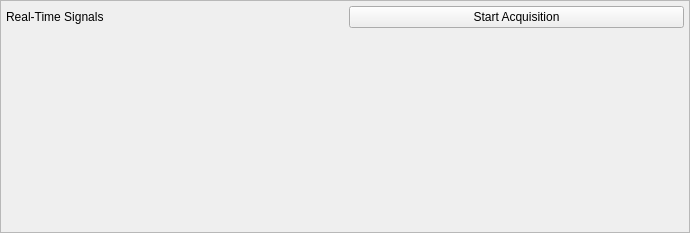
       <widget class="QFrame" name="RTSignalVizFrame">
        <property name="sizePolicy">
         <sizepolicy hsizetype="Expanding" vsizetype="Preferred">
          <horstretch>0</horstretch>
          <verstretch>4</verstretch>
         </sizepolicy>
        </property>
        <property name="minimumSize">
         <size>
          <width>690</width>
          <height>150</height>
         </size>
        </property>
        <property name="maximumSize">
         <size>
          <width>16777215</width>
          <height>340</height>
         </size>
        </property>
        <property name="styleSheet">
         <string notr="true"/>
        </property>
        <property name="frameShape">
         <enum>QFrame::StyledPanel</enum>
        </property>
        <property name="frameShadow">
         <enum>QFrame::Raised</enum>
        </property>
        <layout class="QVBoxLayout" name="verticalLayout_7">
         <property name="spacing">
          <number>7</number>
         </property>
         <property name="leftMargin">
          <number>5</number>
         </property>
         <property name="topMargin">
          <number>5</number>
         </property>
         <property name="rightMargin">
          <number>5</number>
         </property>
         <property name="bottomMargin">
          <number>5</number>
         </property>
         <item>
          <layout class="QGridLayout" name="gridLayout">
           <item row="0" column="1">
            <widget class="QPushButton" name="StartPushButton">
             <property name="maximumSize">
              <size>
               <width>16777215</width>
               <height>45</height>
              </size>
             </property>
             <property name="text">
              <string>Start Acquisition</string>
             </property>
            </widget>
           </item>
           <item row="0" column="0">
            <widget class="QLabel" name="label">
             <property name="text">
              <string>Real-Time Signals</string>
             </property>
            </widget>
           </item>
           <item row="1" column="1">
            <widget class="PlotWidget" name="S2GraphicsView">
             <property name="styleSheet">
              <string notr="true">background-color: transparent;</string>
             </property>
            </widget>
           </item>
           <item row="1" column="0">
            <widget class="PlotWidget" name="S1GraphicsView">
             <property name="styleSheet">
              <string notr="true">background-color: transparent;</string>
             </property>
            </widget>
           </item>
          </layout>
         </item>
        </layout>
       </widget>
